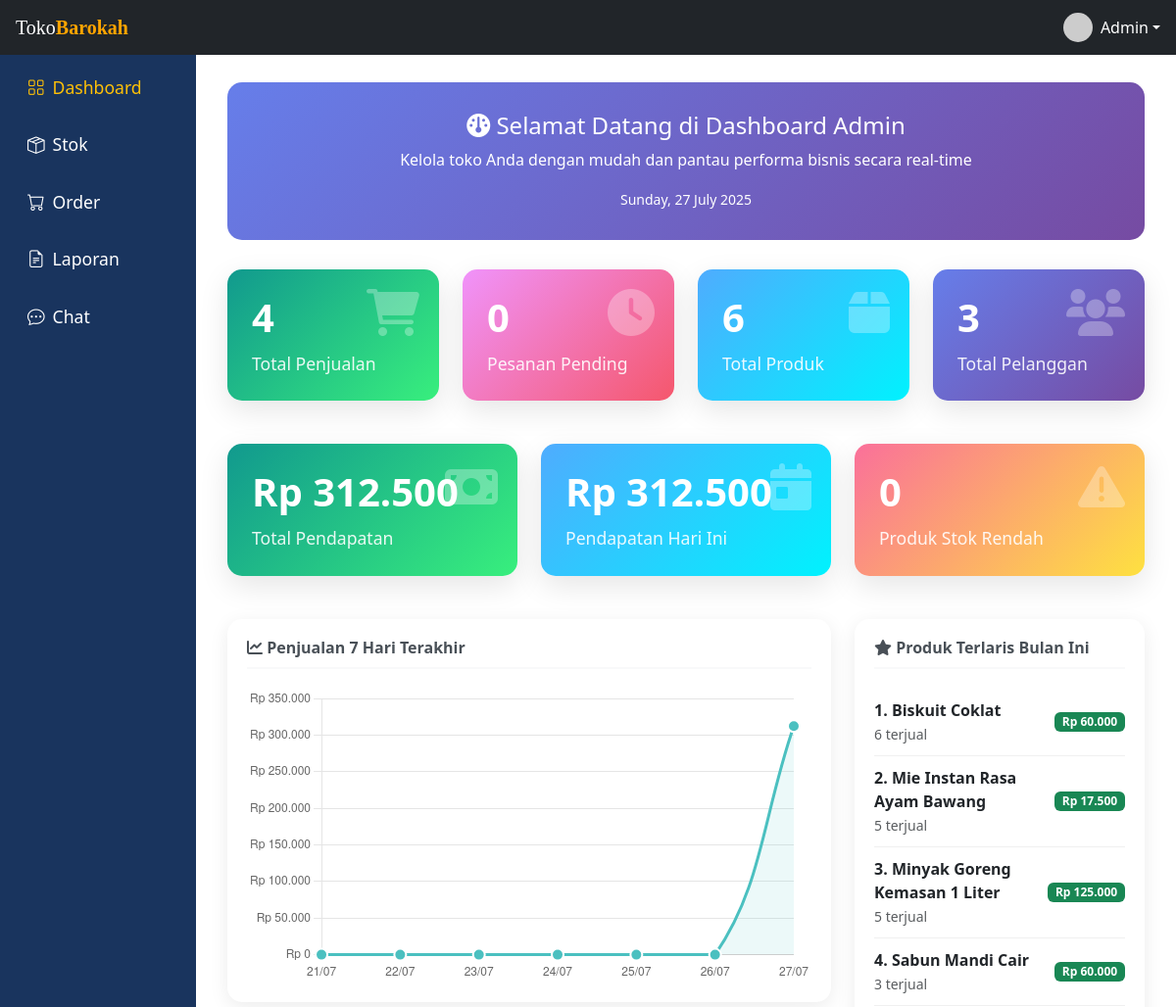
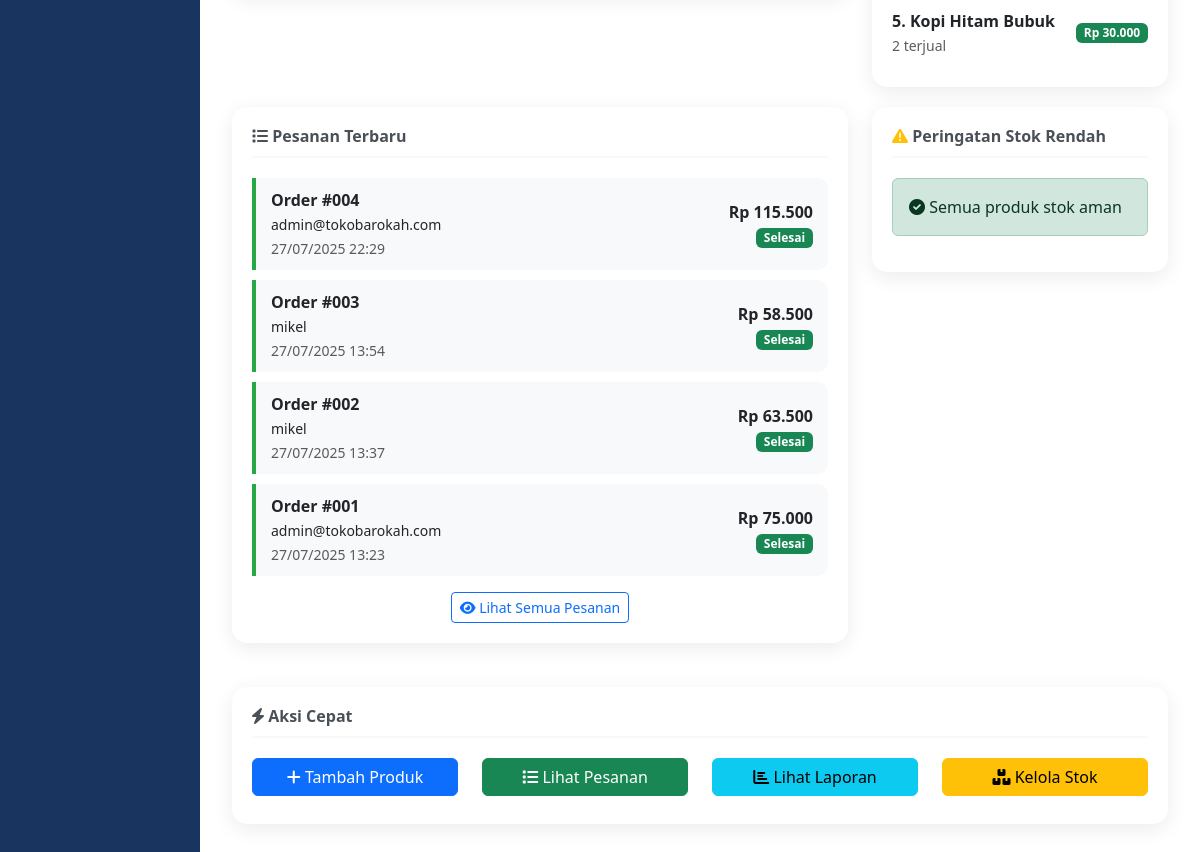
Page /views/admin/dashboard.php (signed in) on the committed database (2 pictures, top to bottom).
### tables this page shows
CREATE TABLE `orders` (
  `id` int(11) NOT NULL,
  `user_id` int(11) DEFAULT NULL,
  `order_date` datetime DEFAULT current_timestamp(),
  `total_amount` decimal(10,2) DEFAULT NULL,
  `status` enum('diproses','siap_dijemput','selesai') DEFAULT 'diproses'
);

CREATE TABLE `users` (
  `id` int(11) NOT NULL,
  `email` varchar(100) NOT NULL,
  `password` varchar(255) NOT NULL,
  `role` enum('admin','user') NOT NULL DEFAULT 'user',
  `created_at` timestamp NOT NULL DEFAULT current_timestamp()
);

### views/admin/dashboard.php (the view, shortened to what the rows shown need)
<?php
require_once '../../includes/auth_check.php';
try {
    $chart_query = "SELECT
        DATE(order_date) as tanggal,
        COUNT(*) as jumlah_pesanan,
        COALESCE(SUM(total_amount), 0) as total_pendapatan
        FROM orders
        WHERE order_date >= DATE_SUB(CURDATE(), INTERVAL 7 DAY)
        AND status = 'selesai'
        GROUP BY DATE(order_date)
        ORDER BY tanggal ASC";
    $chart_stmt = $pdo->prepare($chart_query);
    $chart_stmt->execute();
    $chart_data = $chart_stmt->fetchAll(PDO::FETCH_ASSOC);
    $recent_orders_query = "SELECT
        o.id, o.order_date, o.total_amount, o.status,
        u.email as customer_name
        FROM orders o
        LEFT JOIN users u ON o.user_id = u.id
        ORDER BY o.order_date DESC
        LIMIT 5";
    $recent_orders_stmt = $pdo->prepare($recent_orders_query);
    $recent_orders_stmt->execute();
    $recent_orders = $recent_orders_stmt->fetchAll(PDO::FETCH_ASSOC);
} catch (PDOException $e) {
    error_log("Database error in dashboard.php: " . $e->getMessage());
    $stats = [
        'total_penjualan' => 0,
        'pesanan_pending' => 0,
        'total_produk' => 0,
        'total_pelanggan' => 0,
        'total_pendapatan' => 0,
        'pendapatan_hari_ini' => 0,
        'penjualan_hari_ini' => 0,
        'produk_stok_rendah' => 0
    ];
    $chart_data = [];
    $recent_orders = [];
    $bestsellers = [];
    $low_stock = [];
}
$chart_labels = [];
$chart_values = [];
for ($i = 6; $i >= 0; $i--) {
    $date = date('Y-m-d', strtotime("-$i days"));
    $chart_labels[] = date('d/m', strtotime($date));
    $found = false;
    foreach ($chart_data as $data) {
        if ($data['tanggal'] == $date) {
            $chart_values[] = (int) $data['total_pendapatan'];
            $found = true;
            break;
        }
    }
    if (!$found) {
        $chart_values[] = 0;
    }
}
?>
<!DOCTYPE html>
<html lang="id">
<head>
    <link href="https://cdn.jsdelivr.net/npm/bootstrap@5.3.0/dist/css/bootstrap.min.css" rel="stylesheet" />
    <link href="https://cdn.jsdelivr.net/npm/bootstrap-icons@1.10.5/font/bootstrap-icons.css" rel="stylesheet" />
    <link rel="stylesheet" href="https://cdnjs.cloudflare.com/ajax/libs/font-awesome/6.0.0-beta3/css/all.min.css">
    <link rel="stylesheet" href="../../assets/css/admin.css">
</head>
<body>
    <div class="d-flex">
        <div class="col-md-10">
            <div class="main-content">
                <div class="row">
                    <div class="col-md-8">
                        <div class="widget-card">
                            <?php if (empty($recent_orders)): ?>
                                <p class="text-muted">Belum ada pesanan</p>
                            <?php else: ?>
                                <?php foreach ($recent_orders as $order): ?>
                                    <div
                                        class="order-item <?php echo ($order['status'] == 'selesai') ? 'success' : 'pending'; ?>">
                                        <div class="d-flex justify-content-between align-items-center">
                                            <div>
                                                <strong>Order
                                                    #<?php echo str_pad($order['id'], 3, '0', STR_PAD_LEFT); ?></strong>
                                                <br><small><?php echo htmlspecialchars($order['customer_name']); ?></small>
                                                <br><small
                                                    class="text-muted"><?php echo date('d/m/Y H:i', strtotime($order['order_date'])); ?></small>
                                            </div>
                                            <div class="text-end">
                                                <strong>Rp
                                                    <?php echo number_format($order['total_amount'], 0, ',', '.'); ?></strong>
                                                <br>
                                                <span
                                                    class="badge <?php echo ($order['status'] == 'selesai') ? 'bg-success' : 'bg-warning'; ?>">
                                                    <?php echo ucfirst($order['status']); ?>
                                                </span>
                                            </div>
                                        </div>
                                    </div>
                                <?php endforeach; ?>
                            <?php endif; ?>
                        </div>
                    </div>
                </div>
            </div>
        </div>
    </div>
    <script>
        document.getElementById('sidebarToggle').addEventListener('click', function () {
            const sidebar = document.getElementById('sidebar');
            sidebar.classList.toggle('d-none');
        });
        // Chart.js Configuration
        const ctx = document.getElementById('salesChart').getContext('2d');
        const salesChart = new Chart(ctx, {
            type: 'line',
            data: {
                labels: <?php echo json_encode($chart_labels); ?>,
                datasets: [{
                    label: 'Pendapatan (Rp)',
                    data: <?php echo json_encode($chart_values); ?>,
                    borderColor: 'rgb(75, 192, 192)',
                    backgroundColor: 'rgba(75, 192, 192, 0.1)',
                    borderWidth: 3,
                    fill: true,
                    tension: 0.4,
                    pointBackgroundColor: 'rgb(75, 192, 192)',
                    pointBorderColor: '#fff',
                    pointBorderWidth: 2,
                    pointRadius: 6
                }]
            },
            options: {
                responsive: true,
                maintainAspectRatio: false,
                plugins: {
                    legend: {
                        display: false
                    }
                },
                scales: {
                    y: {
                        beginAtZero: true,
                        ticks: {
                            callback: function (value, index, values) {
                                return 'Rp ' + value.toLocaleString('id-ID');
                            }
                        },
                        grid: {
                            color: 'rgba(0,0,0,0.1)'
                        }
                    },
                    x: {
                        grid: {
                            display: false
                        }
                    }
                },
                elements: {
                    point: {
                        hoverRadius: 8
                    }
                }
            }
        });
        // Auto refresh setiap 5 menit untuk data real-time
        setInterval(function () {
            location.reload();
        }, 300000); // 5 menit
    </script>
</body>
</html>

### rows in the picture
orders: id "004", user.email "admin@tokobarokah.com", order_date "27/07/2025 22:29", total_amount "115.500", status "Selesai"
orders: id "003", user.email "mikel", order_date "27/07/2025 13:54", total_amount "58.500", status "Selesai"
orders: id "002", user.email "mikel", order_date "27/07/2025 13:37", total_amount "63.500", status "Selesai"
orders: id "001", user.email "admin@tokobarokah.com", order_date "27/07/2025 13:23", total_amount "75.000", status "Selesai"

### other values in the picture
$stats['total_penjualan'] "4"
$stats['pesanan_pending'] "0"
$stats['total_produk'] "6"
$stats['total_pelanggan'] "3"
$stats['total_pendapatan'] "312.500"
$stats['pendapatan_hari_ini'] "312.500"
$stats['produk_stok_rendah'] "0"
$bestseller['nama'] "Biskuit Coklat"
$bestseller['total_terjual'] "6"
$bestseller['total_pendapatan'] "60.000"
$bestseller['nama'] "Mie Instan Rasa Ayam Bawang"
$bestseller['total_terjual'] "5"
$bestseller['total_pendapatan'] "17.500"
$bestseller['nama'] "Minyak Goreng Kemasan 1 Liter"
$bestseller['total_pendapatan'] "125.000"
